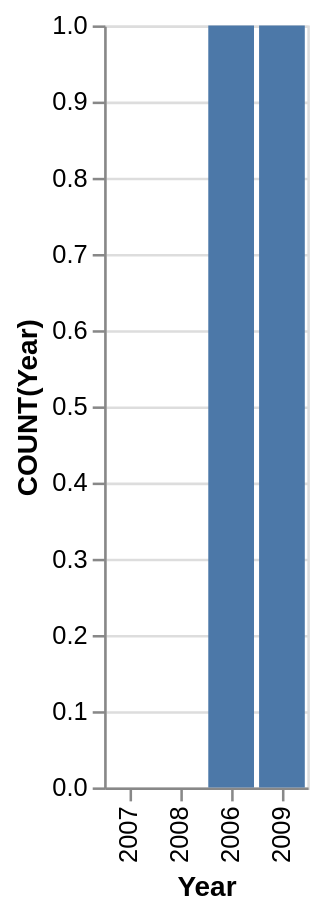

The specification (Vega-Lite) saved for this image:
### Vega-Lite specification from a JSON file in a GitHub repository (floating-point values rounded to 4 significant figures)
{"data": {"values": [{"x_data": "2007", "y_data": 0}, {"x_data": "2008", "y_data": 0}, {"x_data": "2006", "y_data": 1}, {"x_data": "2009", "y_data": 1}]}, "mark": "bar", "encoding": {"x": {"field": "x_data", "type": "nominal", "title": "Year", "sort": {"op": "sum", "field": "y_data", "order": "ascending"}}, "y": {"field": "y_data", "type": "quantitative", "title": "COUNT(Year)"}}}
